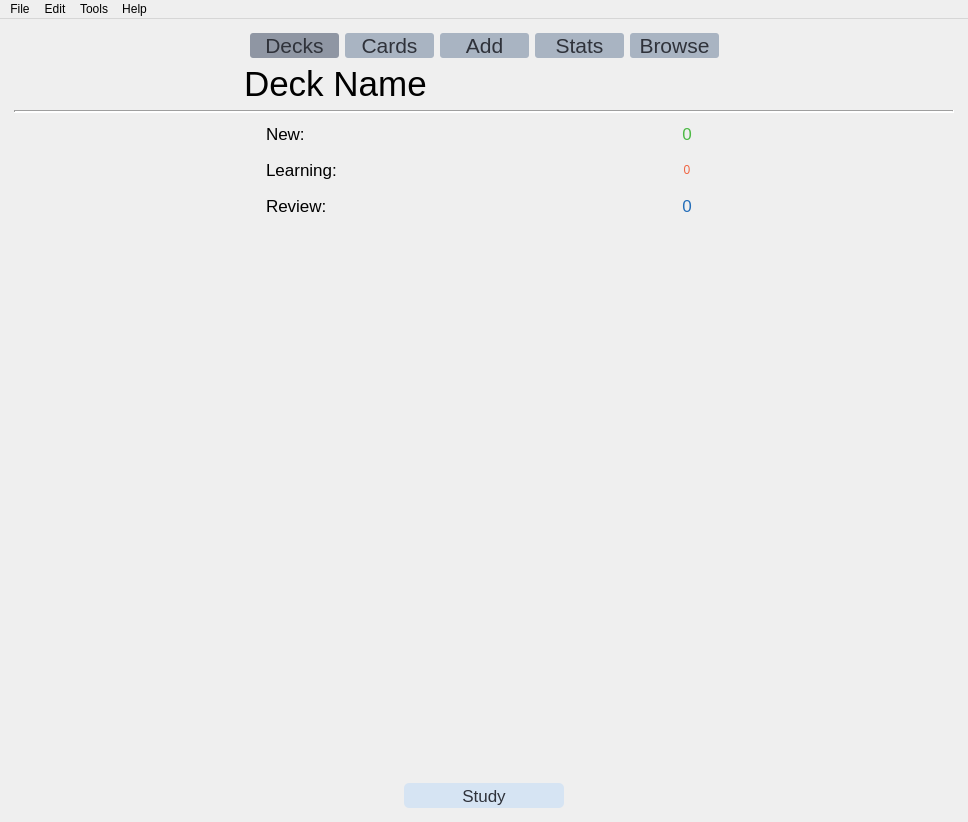
<?xml version="1.0" encoding="UTF-8"?>
<ui version="4.0">
 <class>MainWindow</class>
 <widget class="QMainWindow" name="MainWindow">
  <property name="geometry">
   <rect>
    <x>0</x>
    <y>0</y>
    <width>968</width>
    <height>822</height>
   </rect>
  </property>
  <property name="sizePolicy">
   <sizepolicy hsizetype="Minimum" vsizetype="Minimum">
    <horstretch>0</horstretch>
    <verstretch>0</verstretch>
   </sizepolicy>
  </property>
  <property name="windowTitle">
   <string>MainWindow</string>
  </property>
  <property name="styleSheet">
   <string notr="true"/>
  </property>
  <widget class="QWidget" name="centralwidget">
   <property name="styleSheet">
    <string notr="true"/>
   </property>
   <layout class="QHBoxLayout" name="horizontalLayout_4">
    <item>
     <spacer name="horizontalSpacer_3">
      <property name="orientation">
       <enum>Qt::Horizontal</enum>
      </property>
      <property name="sizeType">
       <enum>QSizePolicy::Fixed</enum>
      </property>
      <property name="sizeHint" stdset="0">
       <size>
        <width>5</width>
        <height>20</height>
       </size>
      </property>
     </spacer>
    </item>
    <item>
     <layout class="QVBoxLayout" name="verticalLayout_2">
      <item>
       <spacer name="verticalSpacer_4">
        <property name="orientation">
         <enum>Qt::Vertical</enum>
        </property>
        <property name="sizeType">
         <enum>QSizePolicy::Minimum</enum>
        </property>
        <property name="sizeHint" stdset="0">
         <size>
          <width>20</width>
          <height>5</height>
         </size>
        </property>
       </spacer>
      </item>
      <item>
       <layout class="QHBoxLayout" name="horizontalLayout" stretch="1,0,0,0,0,0,1">
        <item>
         <spacer name="horizontalSpacer_2">
          <property name="orientation">
           <enum>Qt::Horizontal</enum>
          </property>
          <property name="sizeHint" stdset="0">
           <size>
            <width>0</width>
            <height>20</height>
           </size>
          </property>
         </spacer>
        </item>
        <item>
         <widget class="QPushButton" name="decks">
          <property name="sizePolicy">
           <sizepolicy hsizetype="Minimum" vsizetype="Fixed">
            <horstretch>0</horstretch>
            <verstretch>0</verstretch>
           </sizepolicy>
          </property>
          <property name="minimumSize">
           <size>
            <width>89</width>
            <height>0</height>
           </size>
          </property>
          <property name="font">
           <font>
            <family>MS Shell Dlg 2</family>
            <pointsize>16</pointsize>
            <weight>50</weight>
            <italic>false</italic>
            <bold>false</bold>
           </font>
          </property>
          <property name="styleSheet">
           <string notr="true">border-radius:3px;background-color:#8F96A3;color:rgb(47, 50, 58);
font: 16pt</string>
          </property>
          <property name="text">
           <string>Decks</string>
          </property>
         </widget>
        </item>
        <item>
         <widget class="QPushButton" name="cards">
          <property name="sizePolicy">
           <sizepolicy hsizetype="Minimum" vsizetype="Fixed">
            <horstretch>0</horstretch>
            <verstretch>0</verstretch>
           </sizepolicy>
          </property>
          <property name="minimumSize">
           <size>
            <width>89</width>
            <height>0</height>
           </size>
          </property>
          <property name="font">
           <font>
            <family>MS Shell Dlg 2</family>
            <pointsize>16</pointsize>
            <weight>50</weight>
            <italic>false</italic>
            <bold>false</bold>
           </font>
          </property>
          <property name="styleSheet">
           <string notr="true">border-radius:3px;background-color:rgb(169, 180, 194);
font: 16pt;color:rgb(47, 50, 58)</string>
          </property>
          <property name="text">
           <string>Cards</string>
          </property>
         </widget>
        </item>
        <item>
         <widget class="QPushButton" name="add">
          <property name="sizePolicy">
           <sizepolicy hsizetype="Minimum" vsizetype="Fixed">
            <horstretch>0</horstretch>
            <verstretch>0</verstretch>
           </sizepolicy>
          </property>
          <property name="minimumSize">
           <size>
            <width>89</width>
            <height>0</height>
           </size>
          </property>
          <property name="styleSheet">
           <string notr="true">border-radius:3px;background-color:rgb(169, 180, 194);
font: 16pt;color:rgb(47, 50, 58)</string>
          </property>
          <property name="text">
           <string>Add</string>
          </property>
         </widget>
        </item>
        <item>
         <widget class="QPushButton" name="stats">
          <property name="sizePolicy">
           <sizepolicy hsizetype="Minimum" vsizetype="Fixed">
            <horstretch>0</horstretch>
            <verstretch>0</verstretch>
           </sizepolicy>
          </property>
          <property name="minimumSize">
           <size>
            <width>89</width>
            <height>0</height>
           </size>
          </property>
          <property name="font">
           <font>
            <family>MS Shell Dlg 2</family>
            <pointsize>16</pointsize>
            <weight>50</weight>
            <italic>false</italic>
            <bold>false</bold>
           </font>
          </property>
          <property name="styleSheet">
           <string notr="true">border-radius:3px;background-color:rgb(169, 180, 194);
font: 16pt;color:rgb(47, 50, 58)</string>
          </property>
          <property name="text">
           <string>Stats</string>
          </property>
         </widget>
        </item>
        <item>
         <widget class="QPushButton" name="browse">
          <property name="sizePolicy">
           <sizepolicy hsizetype="Minimum" vsizetype="Fixed">
            <horstretch>0</horstretch>
            <verstretch>0</verstretch>
           </sizepolicy>
          </property>
          <property name="minimumSize">
           <size>
            <width>89</width>
            <height>0</height>
           </size>
          </property>
          <property name="font">
           <font>
            <family>MS Shell Dlg 2</family>
            <pointsize>16</pointsize>
            <weight>50</weight>
            <italic>false</italic>
            <bold>false</bold>
           </font>
          </property>
          <property name="styleSheet">
           <string notr="true">border-radius:3px;background-color:rgb(169, 180, 194);
font: 16pt;color:rgb(47, 50, 58)</string>
          </property>
          <property name="text">
           <string>Browse</string>
          </property>
         </widget>
        </item>
        <item>
         <spacer name="horizontalSpacer">
          <property name="orientation">
           <enum>Qt::Horizontal</enum>
          </property>
          <property name="sizeHint" stdset="0">
           <size>
            <width>0</width>
            <height>20</height>
           </size>
          </property>
         </spacer>
        </item>
       </layout>
      </item>
      <item>
       <layout class="QHBoxLayout" name="horizontalLayout_2">
        <property name="spacing">
         <number>0</number>
        </property>
        <item>
         <spacer name="horizontalSpacer_8">
          <property name="orientation">
           <enum>Qt::Horizontal</enum>
          </property>
          <property name="sizeHint" stdset="0">
           <size>
            <width>40</width>
            <height>20</height>
           </size>
          </property>
         </spacer>
        </item>
        <item>
         <widget class="QLabel" name="deckname">
          <property name="sizePolicy">
           <sizepolicy hsizetype="Minimum" vsizetype="Preferred">
            <horstretch>0</horstretch>
            <verstretch>0</verstretch>
           </sizepolicy>
          </property>
          <property name="minimumSize">
           <size>
            <width>420</width>
            <height>30</height>
           </size>
          </property>
          <property name="maximumSize">
           <size>
            <width>16777215</width>
            <height>16777215</height>
           </size>
          </property>
          <property name="font">
           <font>
            <pointsize>26</pointsize>
            <weight>50</weight>
            <italic>false</italic>
            <bold>false</bold>
           </font>
          </property>
          <property name="styleSheet">
           <string notr="true"/>
          </property>
          <property name="text">
           <string>Deck Name</string>
          </property>
          <property name="alignment">
           <set>Qt::AlignLeading|Qt::AlignLeft|Qt::AlignVCenter</set>
          </property>
         </widget>
        </item>
        <item>
         <widget class="QPushButton" name="deckoptionsbutton">
          <property name="sizePolicy">
           <sizepolicy hsizetype="MinimumExpanding" vsizetype="Minimum">
            <horstretch>0</horstretch>
            <verstretch>0</verstretch>
           </sizepolicy>
          </property>
          <property name="maximumSize">
           <size>
            <width>50</width>
            <height>50</height>
           </size>
          </property>
          <property name="styleSheet">
           <string notr="true">border: 0px;
</string>
          </property>
          <property name="text">
           <string/>
          </property>
          <property name="icon">
           <iconset>
            <normaloff>settings.png</normaloff>settings.png</iconset>
          </property>
          <property name="iconSize">
           <size>
            <width>32</width>
            <height>32</height>
           </size>
          </property>
         </widget>
        </item>
        <item>
         <spacer name="horizontalSpacer_10">
          <property name="orientation">
           <enum>Qt::Horizontal</enum>
          </property>
          <property name="sizeType">
           <enum>QSizePolicy::Fixed</enum>
          </property>
          <property name="sizeHint" stdset="0">
           <size>
            <width>11</width>
            <height>20</height>
           </size>
          </property>
         </spacer>
        </item>
        <item>
         <spacer name="horizontalSpacer_9">
          <property name="orientation">
           <enum>Qt::Horizontal</enum>
          </property>
          <property name="sizeHint" stdset="0">
           <size>
            <width>40</width>
            <height>20</height>
           </size>
          </property>
         </spacer>
        </item>
       </layout>
      </item>
      <item>
       <widget class="Line" name="line">
        <property name="lineWidth">
         <number>2</number>
        </property>
        <property name="orientation">
         <enum>Qt::Horizontal</enum>
        </property>
       </widget>
      </item>
      <item>
       <layout class="QGridLayout" name="countslayout">
        <item row="2" column="2">
         <widget class="QLabel" name="reviewcount">
          <property name="minimumSize">
           <size>
            <width>0</width>
            <height>0</height>
           </size>
          </property>
          <property name="maximumSize">
           <size>
            <width>32</width>
            <height>32</height>
           </size>
          </property>
          <property name="font">
           <font>
            <pointsize>13</pointsize>
            <weight>50</weight>
            <italic>false</italic>
            <bold>false</bold>
           </font>
          </property>
          <property name="styleSheet">
           <string notr="true">font: 13pt;
color: #246EB9;</string>
          </property>
          <property name="text">
           <string>0</string>
          </property>
          <property name="alignment">
           <set>Qt::AlignCenter</set>
          </property>
         </widget>
        </item>
        <item row="1" column="2">
         <widget class="QLabel" name="learningcount">
          <property name="sizePolicy">
           <sizepolicy hsizetype="Minimum" vsizetype="Preferred">
            <horstretch>0</horstretch>
            <verstretch>0</verstretch>
           </sizepolicy>
          </property>
          <property name="minimumSize">
           <size>
            <width>30</width>
            <height>0</height>
           </size>
          </property>
          <property name="maximumSize">
           <size>
            <width>32</width>
            <height>32</height>
           </size>
          </property>
          <property name="font">
           <font>
            <weight>1</weight>
            <italic>false</italic>
            <bold>false</bold>
           </font>
          </property>
          <property name="styleSheet">
           <string notr="true">font: 13;
color: rgb(240, 101, 67);</string>
          </property>
          <property name="text">
           <string>0</string>
          </property>
          <property name="alignment">
           <set>Qt::AlignCenter</set>
          </property>
         </widget>
        </item>
        <item row="1" column="1">
         <widget class="QLabel" name="learninglabel">
          <property name="sizePolicy">
           <sizepolicy hsizetype="Preferred" vsizetype="Minimum">
            <horstretch>0</horstretch>
            <verstretch>0</verstretch>
           </sizepolicy>
          </property>
          <property name="minimumSize">
           <size>
            <width>300</width>
            <height>30</height>
           </size>
          </property>
          <property name="font">
           <font>
            <pointsize>13</pointsize>
            <weight>50</weight>
            <italic>false</italic>
            <bold>false</bold>
           </font>
          </property>
          <property name="styleSheet">
           <string notr="true">font: 13pt;</string>
          </property>
          <property name="text">
           <string>Learning:</string>
          </property>
          <property name="alignment">
           <set>Qt::AlignLeading|Qt::AlignLeft|Qt::AlignVCenter</set>
          </property>
         </widget>
        </item>
        <item row="2" column="1">
         <widget class="QLabel" name="reviewlabel">
          <property name="sizePolicy">
           <sizepolicy hsizetype="Preferred" vsizetype="Minimum">
            <horstretch>0</horstretch>
            <verstretch>0</verstretch>
           </sizepolicy>
          </property>
          <property name="minimumSize">
           <size>
            <width>0</width>
            <height>30</height>
           </size>
          </property>
          <property name="font">
           <font>
            <pointsize>13</pointsize>
            <weight>50</weight>
            <italic>false</italic>
            <bold>false</bold>
           </font>
          </property>
          <property name="styleSheet">
           <string notr="true">font: 13pt;</string>
          </property>
          <property name="text">
           <string>Review:</string>
          </property>
          <property name="alignment">
           <set>Qt::AlignLeading|Qt::AlignLeft|Qt::AlignVCenter</set>
          </property>
         </widget>
        </item>
        <item row="0" column="2">
         <widget class="QLabel" name="newcount">
          <property name="minimumSize">
           <size>
            <width>0</width>
            <height>0</height>
           </size>
          </property>
          <property name="maximumSize">
           <size>
            <width>32</width>
            <height>32</height>
           </size>
          </property>
          <property name="font">
           <font>
            <pointsize>13</pointsize>
            <weight>50</weight>
            <italic>false</italic>
            <bold>false</bold>
           </font>
          </property>
          <property name="styleSheet">
           <string notr="true">font: 13pt;
color: rgb(76, 185, 68);</string>
          </property>
          <property name="text">
           <string>0</string>
          </property>
          <property name="alignment">
           <set>Qt::AlignCenter</set>
          </property>
         </widget>
        </item>
        <item row="0" column="1">
         <widget class="QLabel" name="newlabel">
          <property name="sizePolicy">
           <sizepolicy hsizetype="Preferred" vsizetype="Minimum">
            <horstretch>0</horstretch>
            <verstretch>0</verstretch>
           </sizepolicy>
          </property>
          <property name="minimumSize">
           <size>
            <width>400</width>
            <height>30</height>
           </size>
          </property>
          <property name="font">
           <font>
            <pointsize>13</pointsize>
            <weight>50</weight>
            <italic>false</italic>
            <bold>false</bold>
           </font>
          </property>
          <property name="styleSheet">
           <string notr="true">font: 13pt;</string>
          </property>
          <property name="text">
           <string>New:</string>
          </property>
          <property name="alignment">
           <set>Qt::AlignLeading|Qt::AlignLeft|Qt::AlignVCenter</set>
          </property>
         </widget>
        </item>
        <item row="1" column="0">
         <spacer name="horizontalSpacer_6">
          <property name="orientation">
           <enum>Qt::Horizontal</enum>
          </property>
          <property name="sizeHint" stdset="0">
           <size>
            <width>40</width>
            <height>20</height>
           </size>
          </property>
         </spacer>
        </item>
        <item row="1" column="3">
         <spacer name="horizontalSpacer_7">
          <property name="orientation">
           <enum>Qt::Horizontal</enum>
          </property>
          <property name="sizeHint" stdset="0">
           <size>
            <width>40</width>
            <height>20</height>
           </size>
          </property>
         </spacer>
        </item>
       </layout>
      </item>
      <item>
       <spacer name="verticalSpacer_2">
        <property name="orientation">
         <enum>Qt::Vertical</enum>
        </property>
        <property name="sizeHint" stdset="0">
         <size>
          <width>20</width>
          <height>40</height>
         </size>
        </property>
       </spacer>
      </item>
      <item>
       <layout class="QHBoxLayout" name="horizontalLayout_3">
        <item>
         <spacer name="horizontalSpacer_4">
          <property name="orientation">
           <enum>Qt::Horizontal</enum>
          </property>
          <property name="sizeHint" stdset="0">
           <size>
            <width>40</width>
            <height>20</height>
           </size>
          </property>
         </spacer>
        </item>
        <item>
         <widget class="QPushButton" name="studybutton">
          <property name="sizePolicy">
           <sizepolicy hsizetype="Fixed" vsizetype="Fixed">
            <horstretch>0</horstretch>
            <verstretch>0</verstretch>
           </sizepolicy>
          </property>
          <property name="minimumSize">
           <size>
            <width>160</width>
            <height>25</height>
           </size>
          </property>
          <property name="styleSheet">
           <string notr="true">background-color:rgb(214, 228, 243);
font: 13pt;color:rgb(47, 50, 58);border-radius:5px;</string>
          </property>
          <property name="text">
           <string>Study</string>
          </property>
         </widget>
        </item>
        <item>
         <spacer name="horizontalSpacer_5">
          <property name="orientation">
           <enum>Qt::Horizontal</enum>
          </property>
          <property name="sizeHint" stdset="0">
           <size>
            <width>40</width>
            <height>20</height>
           </size>
          </property>
         </spacer>
        </item>
       </layout>
      </item>
      <item>
       <spacer name="verticalSpacer_3">
        <property name="orientation">
         <enum>Qt::Vertical</enum>
        </property>
        <property name="sizeType">
         <enum>QSizePolicy::Fixed</enum>
        </property>
        <property name="sizeHint" stdset="0">
         <size>
          <width>20</width>
          <height>5</height>
         </size>
        </property>
       </spacer>
      </item>
     </layout>
    </item>
    <item>
     <spacer name="horizontalSpacer_11">
      <property name="orientation">
       <enum>Qt::Horizontal</enum>
      </property>
      <property name="sizeType">
       <enum>QSizePolicy::Fixed</enum>
      </property>
      <property name="sizeHint" stdset="0">
       <size>
        <width>5</width>
        <height>20</height>
       </size>
      </property>
     </spacer>
    </item>
   </layout>
  </widget>
  <widget class="QMenuBar" name="menubar">
   <property name="geometry">
    <rect>
     <x>0</x>
     <y>0</y>
     <width>968</width>
     <height>36</height>
    </rect>
   </property>
   <widget class="QMenu" name="menuFile">
    <property name="title">
     <string>File</string>
    </property>
   </widget>
   <widget class="QMenu" name="menuEdit">
    <property name="title">
     <string>Edit</string>
    </property>
   </widget>
   <widget class="QMenu" name="menuTools">
    <property name="title">
     <string>Tools</string>
    </property>
   </widget>
   <widget class="QMenu" name="menuHelp">
    <property name="title">
     <string>Help</string>
    </property>
   </widget>
   <addaction name="menuFile"/>
   <addaction name="menuEdit"/>
   <addaction name="menuTools"/>
   <addaction name="menuHelp"/>
  </widget>
  <action name="actionAdd">
   <property name="enabled">
    <bool>true</bool>
   </property>
   <property name="text">
    <string>Add</string>
   </property>
   <property name="toolTip">
    <string>Shortcut: ctrl-A</string>
   </property>
   <property name="shortcut">
    <string>Ctrl+A</string>
   </property>
  </action>
 </widget>
 <resources/>
 <connections/>
</ui>
